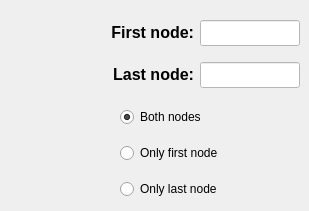
        <widget class="QWidget" name="tab_line_advanced">
         <attribute name="title">
          <string>Advanced setup</string>
         </attribute>
         <widget class="QLabel" name="label_first_node">
          <property name="enabled">
           <bool>true</bool>
          </property>
          <property name="geometry">
           <rect>
            <x>94</x>
            <y>20</y>
            <width>100</width>
            <height>26</height>
           </rect>
          </property>
          <property name="minimumSize">
           <size>
            <width>100</width>
            <height>26</height>
           </size>
          </property>
          <property name="maximumSize">
           <size>
            <width>100</width>
            <height>26</height>
           </size>
          </property>
          <property name="font">
           <font>
            <family>Arial</family>
            <pointsize>12</pointsize>
            <weight>75</weight>
            <italic>false</italic>
            <bold>true</bold>
           </font>
          </property>
          <property name="mouseTracking">
           <bool>true</bool>
          </property>
          <property name="text">
           <string>&lt;html&gt;&lt;head/&gt;&lt;body&gt;&lt;p align=&quot;right&quot;&gt;First node:&lt;/p&gt;&lt;/body&gt;&lt;/html&gt;</string>
          </property>
          <property name="alignment">
           <set>Qt::AlignRight|Qt::AlignTrailing|Qt::AlignVCenter</set>
          </property>
         </widget>
         <widget class="QRadioButton" name="radioButton_first_node">
          <property name="geometry">
           <rect>
            <x>120</x>
            <y>140</y>
            <width>160</width>
            <height>26</height>
           </rect>
          </property>
          <property name="minimumSize">
           <size>
            <width>160</width>
            <height>26</height>
           </size>
          </property>
          <property name="maximumSize">
           <size>
            <width>160</width>
            <height>26</height>
           </size>
          </property>
          <property name="text">
           <string>Only first node</string>
          </property>
         </widget>
         <widget class="QLineEdit" name="lineEdit_last_node">
          <property name="enabled">
           <bool>false</bool>
          </property>
          <property name="geometry">
           <rect>
            <x>200</x>
            <y>62</y>
            <width>100</width>
            <height>26</height>
           </rect>
          </property>
          <property name="minimumSize">
           <size>
            <width>100</width>
            <height>26</height>
           </size>
          </property>
          <property name="maximumSize">
           <size>
            <width>100</width>
            <height>26</height>
           </size>
          </property>
          <property name="sizeIncrement">
           <size>
            <width>0</width>
            <height>26</height>
           </size>
          </property>
          <property name="font">
           <font>
            <family>Arial</family>
            <pointsize>12</pointsize>
            <weight>75</weight>
            <italic>true</italic>
            <bold>true</bold>
           </font>
          </property>
          <property name="focusPolicy">
           <enum>Qt::ClickFocus</enum>
          </property>
          <property name="styleSheet">
           <string notr="true">color: rgb(0, 0, 255);
background-color: rgb(255, 255, 255);</string>
          </property>
          <property name="alignment">
           <set>Qt::AlignCenter</set>
          </property>
         </widget>
         <widget class="QLabel" name="label_last_node">
          <property name="enabled">
           <bool>true</bool>
          </property>
          <property name="geometry">
           <rect>
            <x>94</x>
            <y>62</y>
            <width>100</width>
            <height>26</height>
           </rect>
          </property>
          <property name="minimumSize">
           <size>
            <width>100</width>
            <height>26</height>
           </size>
          </property>
          <property name="maximumSize">
           <size>
            <width>100</width>
            <height>26</height>
           </size>
          </property>
          <property name="font">
           <font>
            <family>Arial</family>
            <pointsize>12</pointsize>
            <weight>75</weight>
            <italic>false</italic>
            <bold>true</bold>
           </font>
          </property>
          <property name="mouseTracking">
           <bool>true</bool>
          </property>
          <property name="text">
           <string>&lt;html&gt;&lt;head/&gt;&lt;body&gt;&lt;p align=&quot;right&quot;&gt;Last node:&lt;/p&gt;&lt;/body&gt;&lt;/html&gt;</string>
          </property>
          <property name="alignment">
           <set>Qt::AlignRight|Qt::AlignTrailing|Qt::AlignVCenter</set>
          </property>
         </widget>
         <widget class="QRadioButton" name="radioButton_both_nodes">
          <property name="geometry">
           <rect>
            <x>120</x>
            <y>104</y>
            <width>160</width>
            <height>26</height>
           </rect>
          </property>
          <property name="minimumSize">
           <size>
            <width>160</width>
            <height>26</height>
           </size>
          </property>
          <property name="maximumSize">
           <size>
            <width>160</width>
            <height>26</height>
           </size>
          </property>
          <property name="text">
           <string>Both nodes</string>
          </property>
          <property name="checked">
           <bool>true</bool>
          </property>
         </widget>
         <widget class="QLineEdit" name="lineEdit_first_node">
          <property name="enabled">
           <bool>false</bool>
          </property>
          <property name="geometry">
           <rect>
            <x>200</x>
            <y>20</y>
            <width>100</width>
            <height>26</height>
           </rect>
          </property>
          <property name="minimumSize">
           <size>
            <width>100</width>
            <height>26</height>
           </size>
          </property>
          <property name="maximumSize">
           <size>
            <width>100</width>
            <height>26</height>
           </size>
          </property>
          <property name="sizeIncrement">
           <size>
            <width>0</width>
            <height>26</height>
           </size>
          </property>
          <property name="font">
           <font>
            <family>Arial</family>
            <pointsize>12</pointsize>
            <weight>75</weight>
            <italic>true</italic>
            <bold>true</bold>
           </font>
          </property>
          <property name="focusPolicy">
           <enum>Qt::ClickFocus</enum>
          </property>
          <property name="styleSheet">
           <string notr="true">color: rgb(0, 0, 255);
background-color: rgb(255, 255, 255);</string>
          </property>
          <property name="alignment">
           <set>Qt::AlignCenter</set>
          </property>
         </widget>
         <widget class="QRadioButton" name="radioButton_last_node">
          <property name="geometry">
           <rect>
            <x>120</x>
            <y>176</y>
            <width>160</width>
            <height>26</height>
           </rect>
          </property>
          <property name="minimumSize">
           <size>
            <width>160</width>
            <height>26</height>
           </size>
          </property>
          <property name="maximumSize">
           <size>
            <width>160</width>
            <height>26</height>
           </size>
          </property>
          <property name="text">
           <string>Only last node</string>
          </property>
         </widget>
        </widget>
